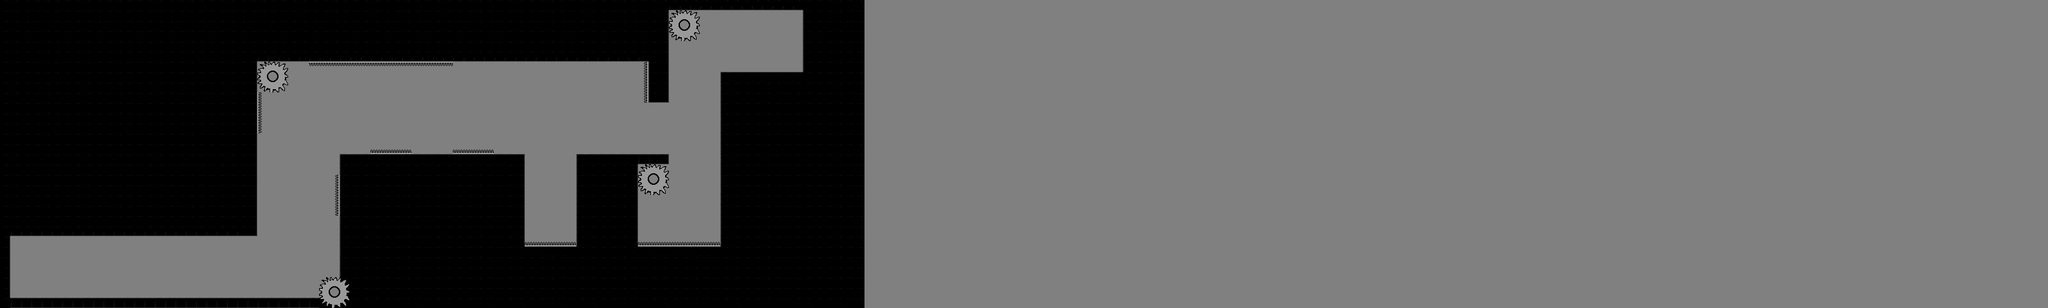

Tiled map render using the project's own tile images. Description and the map definition, with tile-layer contents summarised, below:
An orthogonal 199x30 tile map with 16x16 px tiles, 2 tile layers (Background, Ground) and 31 objects.

<map version="1.0" tiledversion="1.0.3" orientation="orthogonal" renderorder="right-down" width="199" height="30" tilewidth="16" tileheight="16" nextobjectid="71">
 <tileset firstgid="1" source="tiles1.tsx" />
 <layer name="Background" width="199" height="30">
  <data>[5970 cells, 5970 non-empty, 2 distinct tile ids]</data>
 </layer>
 <layer name="Ground" width="199" height="30">
  <data>[5970 cells, 1758 non-empty, 24 distinct tile ids]</data>
 </layer>
 <objectgroup name="Ground">
  <object id="35" x="0" y="368" width="16" height="112" />
  <object id="38" x="16" y="464" width="512" height="16" />
  <object id="41" x="528" y="256" width="16" height="224" />
  <object id="42" x="528" y="240" width="288" height="16" />
  <object id="43" x="800" y="256" width="16" height="128" />
  <object id="48" x="816" y="384" width="80" height="16" />
  <object id="49" x="896" y="256" width="19" height="118.5" />
  <object id="50" x="896" y="240" width="144" height="16" />
  <object id="51" x="976" y="256" width="16" height="128" />
  <object id="52" x="992" y="384" width="128" height="16" />
  <object id="53" x="1120" y="128" width="16" height="256" />
  <object id="54" x="1120" y="112" width="128" height="16" />
  <object id="55" x="1248" y="16" width="16" height="96" />
  <object id="58" x="1040" y="0" width="208" height="16" />
  <object id="61" x="1008" y="0" width="32" height="160" />
  <object id="62" x="400" y="80" width="608" height="16" />
  <object id="63" x="384" y="80" width="16" height="288" />
  <object id="64" x="0" y="352" width="384" height="16" />
 </objectgroup>
 <objectgroup name="Spikes">
  <object id="3" x="400" y="144" width="7.45455" height="64" />
  <object id="6" x="480" y="96" width="224" height="7.1875" />
  <object id="7" x="520" y="272" width="8" height="64" />
  <object id="11" x="576" y="232" width="64" height="8" />
  <object id="12" x="704" y="231.273" width="64" height="8.72727" />
  <object id="13" x="816" y="375.636" width="80" height="8.36364" />
  <object id="18" x="992" y="376.364" width="128" height="7.63636" />
  <object id="19" x="1000.36" y="96" width="7.63636" height="64" />
 </objectgroup>
 <objectgroup name="Saws">
  <object id="20" x="400" y="96" width="48" height="48">
   <ellipse />
  </object>
  <object id="25" x="496" y="432" width="48" height="48">
   <ellipse />
  </object>
  <object id="26" x="992" y="256" width="48" height="48">
   <ellipse />
  </object>
  <object id="27" x="1040" y="16" width="48" height="48">
   <ellipse />
  </object>
 </objectgroup>
 <objectgroup name="Player">
  <object id="69" x="208" y="416" width="16" height="16" />
 </objectgroup>
</map>